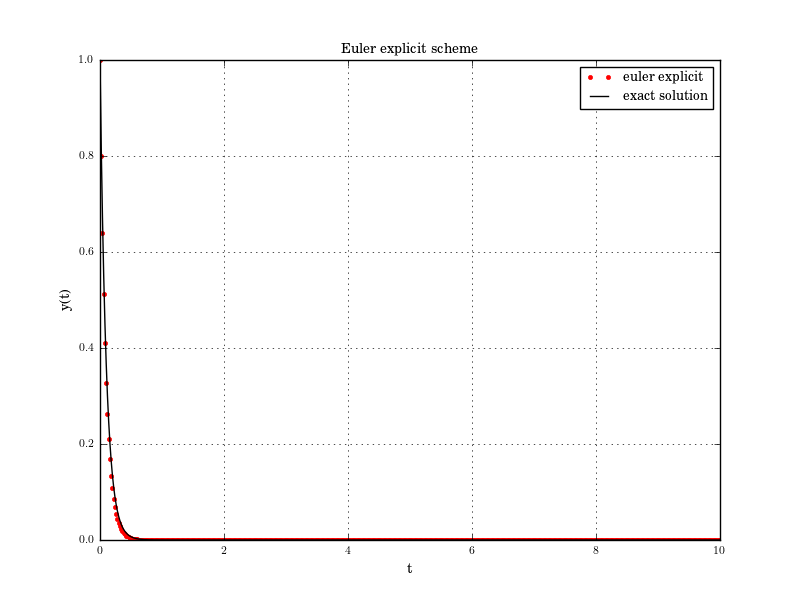

This chart was generated by the following Python code:
#!/usr/bin/env python
# File: eulerexplicit.py
# Name: D.Saravanan
# Date: 02/12/2021

""" Script to implement the Euler explicit schme for y' = -10y with y(0) = 1 """

import numpy as np
import matplotlib.pyplot as plt
plt.style.use('classic')
plt.rcParams.update(
    {
        "font.family": "serif",
        "font.size": 8,
        "axes.labelsize": 10,
        "axes.titlesize": 10,
        "figure.titlesize": 10,
    }
)
plt.rcParams["text.usetex"] = True

t_ = 10                     # time period
dt = 0.02                   # time step
N = int(t_/dt)              # number of steps
t = np.zeros(N+1)           # time step vector
y = np.zeros(N+1)           # solution vector of euler explicit
t[0] = 0
y[0] = 1

for k in range(0, N):
    t[k+1] = t[k] + dt
    y[k+1] = y[k] + dt * (-10*y[k])

exact = np.exp(-10*t)       # exact solution

figure, ax = plt.subplots()
ax.plot(t, y, "r.", label=r"euler explicit")
ax.plot(t, exact, "k-", label=r"exact solution")
ax.set(xlabel=r"t", ylabel=r"y(t)")
ax.set_title(r"Euler explicit scheme")
ax.grid(True); ax.legend()
plt.savefig('eulerexplicit.png')
